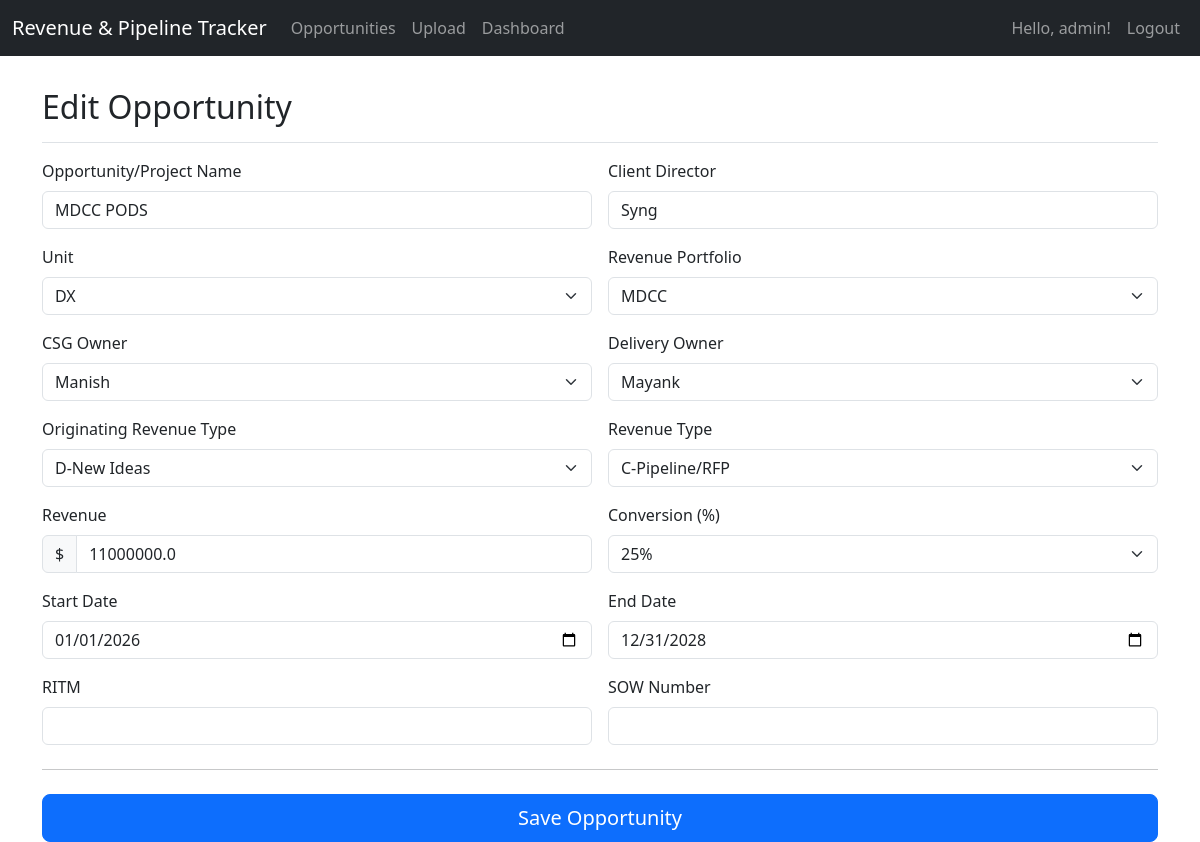
/edit/5 (signed in), run on the app's committed database.
### app.py (models this page shows, shortened)
class User(UserMixin, db.Model):
    id = db.Column(db.Integer, primary_key=True)
    username = db.Column(db.String(80), unique=True, nullable=False)
    password_hash = db.Column(db.String(120), nullable=False)
    can_upload = db.Column(db.Boolean, default=False) # New field for upload permission

class Opportunity(db.Model):
    id = db.Column(db.Integer, primary_key=True)
    project_name = db.Column(db.String(200), nullable=False)
    revenue_portfolio = db.Column(db.Enum(RevenuePortfolioEnum), nullable=False)
    unit = db.Column(db.Enum(UnitEnum), nullable=False)
    csg_owner = db.Column(db.Enum(CSGOwnerEnum), nullable=False)
    delivery_owner = db.Column(db.Enum(DeliveryOwnerEnum), nullable=False)
    originating_revenue_type = db.Column(db.Enum(OriginatingRevenueTypeEnum), nullable=False)
    revenue_type = db.Column(db.Enum(RevenueTypeEnum), nullable=False)
    conversion = db.Column(db.Integer, nullable=False) # Percentage
    ritm = db.Column(db.String(100))
    sow_number = db.Column(db.String(100))
    start_date = db.Column(db.Date)
    end_date = db.Column(db.Date)
    revenue = db.Column(db.Float, nullable=False)
    client_director = db.Column(db.String(100))

### app.py (the view)
@app.route('/edit/<int:id>', methods=['GET', 'POST'])
@login_required
def edit_opportunity(id):
    opp_to_edit = db.get_or_404(Opportunity, id)
    if request.method == 'POST':
        _populate_opportunity_from_form(opp_to_edit, request.form)
        db.session.commit()
        return redirect(url_for('index'))
    return render_template('form.html', action="Edit", opportunity=opp_to_edit)

### app.py (called while the page is built)
@login_manager.user_loader
def load_user(user_id):
    return User.query.get(int(user_id))

@app.context_processor
def inject_enums():
    return {
        'RevenuePortfolioEnum': RevenuePortfolioEnum,
        'UnitEnum': UnitEnum,
        'CSGOwnerEnum': CSGOwnerEnum,
        'DeliveryOwnerEnum': DeliveryOwnerEnum,
        'OriginatingRevenueTypeEnum': OriginatingRevenueTypeEnum,
        'RevenueTypeEnum': RevenueTypeEnum,
        'current_user': current_user # Make current_user available in all templates
    }

### templates/form.html (shortened to what this page needs)
{% extends 'base.html' %}
{% block content %}
<div class="pt-3 pb-2 mb-3 border-bottom">
    <h1 class="h2">{{ action }} Opportunity</h1>
</div>
<form method="POST">
    <div class="row g-3">
        <div class="col-md-6">
            <label for="project_name" class="form-label">Opportunity/Project Name</label>
            <input type="text" class="form-control" id="project_name" name="project_name" value="{{ opportunity.project_name if opportunity else '' }}" required>
        </div>
        <div class="col-md-6">
            <label for="client_director" class="form-label">Client Director</label>
            <input type="text" class="form-control" id="client_director" name="client_director" value="{{ opportunity.client_director if opportunity else '' }}">
        </div>
        <div class="col-md-6">
            <label for="unit" class="form-label">Unit</label>
            <select class="form-select" id="unit" name="unit" required>
                {% for member in UnitEnum %}
                <option value="{{ member.name }}" {% if opportunity and opportunity.unit == member %}selected{% endif %}>{{ member.value }}</option>
                {% endfor %}
            </select>
        </div>
        <div class="col-md-6">
            <label for="revenue_portfolio" class="form-label">Revenue Portfolio</label>
            <select class="form-select" id="revenue_portfolio" name="revenue_portfolio" required>
                {% for member in RevenuePortfolioEnum %}
                <option value="{{ member.name }}" {% if opportunity and opportunity.revenue_portfolio == member %}selected{% endif %}>{{ member.value }}</option>
                {% endfor %}
            </select>
        </div>
        <div class="col-md-6">
            <label for="csg_owner" class="form-label">CSG Owner</label>
            <select class="form-select" id="csg_owner" name="csg_owner" required>
                {% for member in CSGOwnerEnum %}
                <option value="{{ member.name }}" {% if opportunity and opportunity.csg_owner == member %}selected{% endif %}>{{ member.value }}</option>
                {% endfor %}
            </select>
        </div>
        <div class="col-md-6">
            <label for="delivery_owner" class="form-label">Delivery Owner</label>
            <select class="form-select" id="delivery_owner" name="delivery_owner" required>
                {% for member in DeliveryOwnerEnum %}
                <option value="{{ member.name }}" {% if opportunity and opportunity.delivery_owner == member %}selected{% endif %}>{{ member.value }}</option>
                {% endfor %}
            </select>
        </div>
        <div class="col-md-6">
            <label for="originating_revenue_type" class="form-label">Originating Revenue Type</label>
            <select class="form-select" id="originating_revenue_type" name="originating_revenue_type" required>
                {% for member in OriginatingRevenueTypeEnum %}
                <option value="{{ member.name }}" {% if opportunity and opportunity.originating_revenue_type == member %}selected{% endif %}>{{ member.value }}</option>
                {% endfor %}
            </select>
        </div>
        <div class="col-md-6">
            <label for="revenue_type" class="form-label">Revenue Type</label>
            <select class="form-select" id="revenue_type" name="revenue_type" required>
                {% for member in RevenueTypeEnum %}
                <option value="{{ member.name }}" {% if opportunity and opportunity.revenue_type == member %}selected{% endif %}>{{ member.value }}</option>
                {% endfor %}
            </select>
        </div>
        <div class="col-md-6">
            <label for="revenue" class="form-label">Revenue</label>
            <div class="input-group">
                <span class="input-group-text">$</span>
                <input type="number" step="0.01" class="form-control" id="revenue" name="revenue" value="{{ opportunity.revenue if opportunity else '' }}" required>
            </div>
        </div>
        <div class="col-md-6">
            <label for="conversion" class="form-label">Conversion (%)</label>
            <select class="form-select" id="conversion" name="conversion" required>
                {% for val in [25, 50, 75, 90, 100] %}
                <option value="{{ val }}" {% if opportunity and opportunity.conversion == val %}selected{% endif %}>{{ val }}%</option>
                {% endfor %}
            </select>
        </div>
        <div class="col-md-6">
            <label for="start_date" class="form-label">Start Date</label>
            <input type="date" class="form-control" id="start_date" name="start_date" value="{{ opportunity.start_date.strftime('%Y-%m-%d') if opportunity and opportunity.start_date else '' }}">
        </div>
        <div class="col-md-6">
            <label for="end_date" class="form-label">End Date</label>
            <input type="date" class="form-control" id="end_date" name="end_date" value="{{ opportunity.end_date.strftime('%Y-%m-%d') if opportunity and opportunity.end_date else '' }}">
        </div>
        <div class="col-md-6">
            <label for="ritm" class="form-label">RITM</label>
            <input type="text" class="form-control" id="ritm" name="ritm" value="{{ opportunity.ritm if opportunity else '' }}">
        </div>
        <div class="col-md-6">
            <label for="sow_number" class="form-label">SOW Number</label>
            <input type="text" class="form-control" id="sow_number" name="sow_number" value="{{ opportunity.sow_number if opportunity else '' }}">
        </div>
    </div>
    <hr class="my-4">
    <button class="w-100 btn btn-primary btn-lg" type="submit">Save Opportunity</button>
</form>
{% endblock %}

### templates/base.html (shortened to what this page needs)
<!doctype html>
<html lang="en">
  <head>
    <link href="https://cdn.jsdelivr.net/npm/bootstrap@5.3.3/dist/css/bootstrap.min.css" rel="stylesheet">
  </head>
  <body>
    <nav class="navbar navbar-expand-md navbar-dark fixed-top bg-dark">
        <div class="container-fluid">
            <a class="navbar-brand" href="{{ url_for('index') }}">Revenue & Pipeline Tracker</a>
            <div class="collapse navbar-collapse" id="navbarCollapse">
                {% if current_user.is_authenticated %}
                <ul class="navbar-nav me-auto mb-2 mb-md-0">
                    <li class="nav-item"><a class="nav-link" href="{{ url_for('index') }}">Opportunities</a></li>
                    <li class="nav-item"><a class="nav-link" href="{{ url_for('upload_spreadsheet') }}">Upload</a></li>
                    <li class="nav-item"><a class="nav-link" href="{{ url_for('dashboard') }}">Dashboard</a></li>
                </ul>
                {% endif %}
                <ul class="navbar-nav ms-auto mb-2 mb-md-0">
                    {% if current_user.is_authenticated %}
                        <li class="nav-item"><span class="nav-link">Hello, {{ current_user.username }}!</span></li>
                        <li class="nav-item"><a class="nav-link" href="{{ url_for('logout') }}">Logout</a></li>
                    {% else %}
                        <li class="nav-item"><a class="nav-link" href="{{ url_for('login') }}">Login</a></li>
                    {% endif %}
                </ul>
            </div>
        </div>
    </nav>
    <main class="container">
        {% block content %}{% endblock %}
    </main>
  </body>
</html>

### templates/base.html (style rules this page uses)
body { padding-top: 4.5rem; }

### data on the page
User: username "admin"
Opportunity: project_name "MDCC PODS", client_director "Syng", unit "DX", revenue_portfolio "MDCC", csg_owner "Manish", delivery_owner "Mayank", originating_revenue_type "D-New Ideas", revenue_type "C-Pipeline/RFP", revenue "11000000.0", conversion "25%", start_date "01/01/2026", end_date "12/31/2028"

### other printed values
{{ action }} "Edit"
